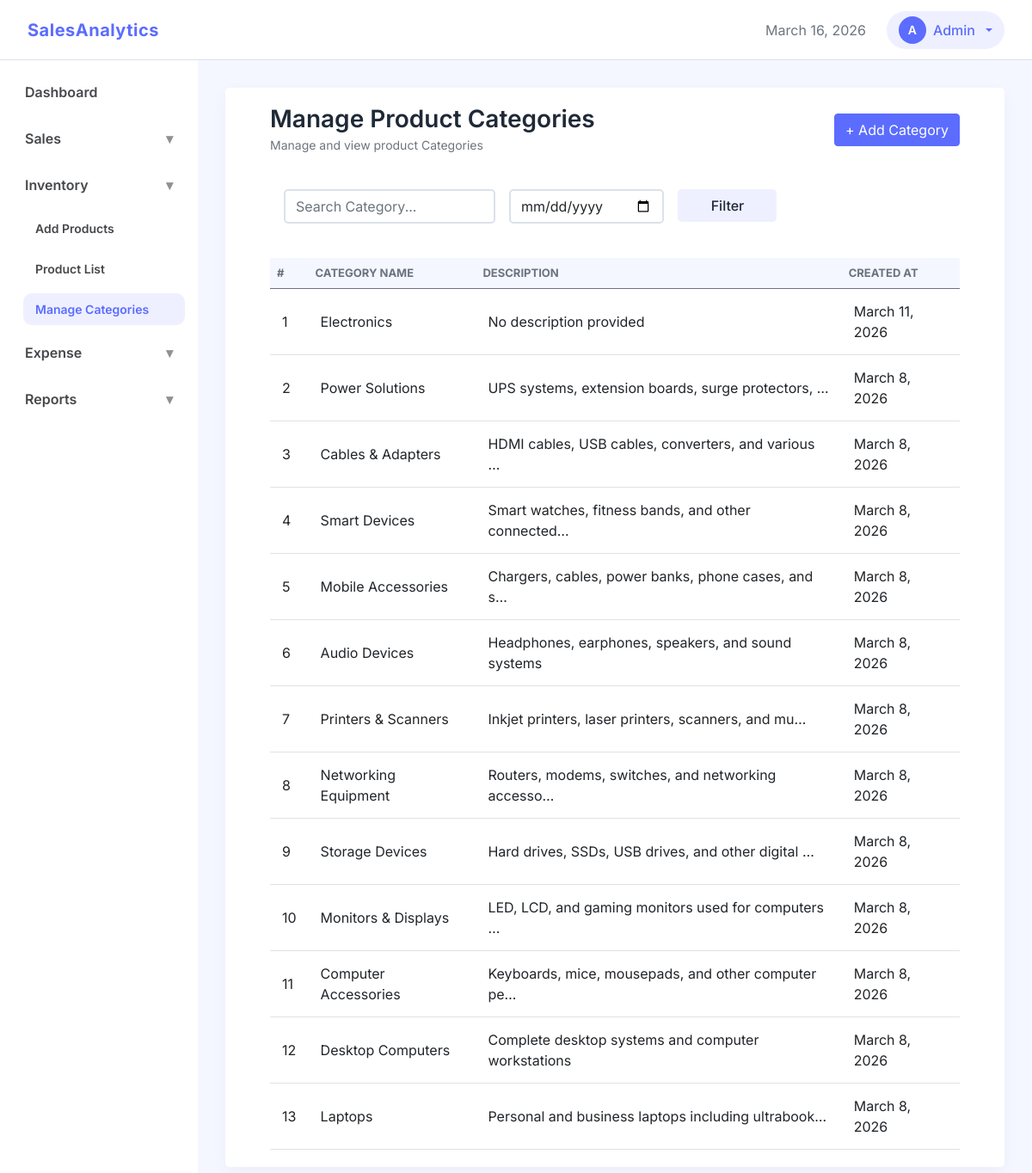
/inventory/categories/, run on the app's committed database.
### inventory/models.py (models this page shows, shortened)
class ProductCategory(models.Model):
    name = models.CharField(max_length=100, unique=True)
    description = models.TextField(blank=True)
    created_at = models.DateTimeField(auto_now_add=True)
    updated_at = models.DateTimeField(auto_now=True)

### inventory/views.py (the view)
# urls.py: path('categories/', views.ProductCategoryView.as_view(), name='product_categories'),
class ProductCategoryView(CreateView):
    model = ProductCategory
    form_class = ProductCategoryForm
    template_name = 'inventory/product_categories.html'
    success_url = reverse_lazy('product_categories')
    def get_context_data(self, **kwargs):
        context = super().get_context_data(**kwargs)
        context["categories"] = ProductCategory.objects.all().order_by('-created_at')
        return context

### inventory/forms.py
class ProductCategoryForm(forms.ModelForm):
    class Meta:
        model = ProductCategory
        fields = ['name', 'description']
        widgets = {
            'name': forms.TextInput(attrs={'class': 'form-control', 'placeholder': 'Enter category name'}),
            'description': forms.Textarea(attrs={'class': 'form-control', 'placeholder': 'Optional Description', 'rows': 3})
        }

### dashboard/templatetags/navigation_tags.py (called while the page is built)
@register.simple_tag(takes_context=True)
def active(context, *url_names):
    request = context['request']
    current_url = request.resolver_match.url_name
    if current_url in url_names:
        return 'active'
    return ''

@register.simple_tag(takes_context=True)
def show_menu(context, *url_names):
    request = context['request']
    current_url = request.resolver_match.url_name
    if current_url in url_names:
        return 'show'
    return ''

### templates/inventory/product_categories.html (shortened to what this page needs)
{% extends "base.html" %}
{% load static %}
{% block css_files%}
    <link rel="stylesheet" href="{% static 'css/apps/list.css' %}">
{% endblock %}
{% block content %}
<div class="container-fluid">
    <div class="d-flex justify-content-between align-items-center mb-4">
        <div>
            <h3 class="section-title mb-0">Manage Product Categories</h3>
            <small class="text-muted">Manage and view product Categories</small>
        </div>
        <div>
            <button class="btn btn-primary" data-bs-toggle="modal" data-bs-target="#addCategoryModal">
                + Add Category
            </button>
        </div>
    </div>
    <div class=" mb-4 p-3">
        <div class="row g-3">
            <div class="col-md-4">
                <input type="text"
                       class="form-control"
                       placeholder="Search Category...">
            </div>
            <div class="col-md-3">
                <input type="date" class="form-control">
            </div>
            <div class="col-md-2">
                <button class="btn btn-soft w-100">
                    Filter
                </button>
            </div>
        </div>
    </div>
    <div class="">
        <div class="table-responsive">
            <table class="table table-hover align-middle data-table mb-0">
                <thead>
                    <tr>
                        <th>#</th>
                        <th>Category Name</th>
                        <th>Description</th>
                        <th>Created At</th>
                    </tr>
                </thead>
                <tbody>
                    {% for category in categories %}
                    <tr>
                        <td>{{ forloop.counter }}</td>
                        <td>
                            {{ category.name }}
                        </td>
                        <td>
                            {% if category.description %}
                                {{ category.description|truncatechars:50 }}
                            {% else %}
                                No description provided
                            {% endif%}
                        </td>
                        <td>
                            {{ category.created_at|date }}
                        </td>
                    </tr>
                    {% empty %}
                    <tr>
                        <td colspan="7" class="text-center py-4 text-muted">
                            No category recorded
                        </td>
                    </tr>
                    {% endfor %}
                </tbody>
            </table>
        </div>
    </div>
</div>
{% endblock %}

### static/css/base.css (style rules this page uses)
:root { --clr-primary: #5b6cff; --clr-primary-medium: #dbdffc; --clr-primary-soft: #eef0ff; --clr-accent: #00c2ff; --clr-bg-main: #ffffff; --clr-bg-content: #f4f7ff; --clr-bg-btn-secondary: #eaeaea; --clr-bg-components: #f5f7fa; --clr-text-main: #1f2937; --clr-text-medium: #46484b; --clr-text-muted: #6b7280; --clr-text-placeholder: #c4c7cc; --clr-border: #dce1ea; --clr-border-light: #e4e7ec; --shadow-soft: 0 6px 20px rgba(17, 24, 39, 0.04); --radius: 5px; --nav-height: 70px; }
* { box-sizing: border-box; }
body { margin: 0; padding: 0; font-family: "Inter", sans-serif; color: var(--clr-text-main); background: var(--clr-bg-main); -webkit-font-smoothing: antialiased; }
h1, h2, h3, h4, h5 { font-weight: 600; margin-bottom: 0.5rem; }
.text-muted { color: var(--clr-text-muted); }

### static/css/components.css (style rules this page uses)
.form-control, .form-select { border-radius: var(--radius); border: 2px solid var(--clr-border); }
.btn-primary { background: var(--clr-primary); border-color: var(--clr-primary); }
.btn-soft { border-radius: var(--radius); background-color: var(--clr-primary-soft); color: var(--clr-text-main); font-weight: 500; }

### static/css/apps/list.css (style rules this page uses)
.data-table thead { background: var(--clr-bg-content); }
.data-table th { font-size: 13px; text-transform: uppercase; color: var(--clr-text-muted); }
.data-table td { padding: 14px; }

### data on the page
ProductCategory: name "Electronics", description "No description provided", created_at "March 11, 2026"
ProductCategory: name "Power Solutions", description "UPS systems, extension boards, surge protectors, …", created_at "March 8, 2026"
ProductCategory: name "Cables & Adapters", description "HDMI cables, USB cables, converters, and various …", created_at "March 8, 2026"
ProductCategory: name "Smart Devices", description "Smart watches, fitness bands, and other connected…", created_at "March 8, 2026"
ProductCategory: name "Mobile Accessories", description "Chargers, cables, power banks, phone cases, and s…", created_at "March 8, 2026"
ProductCategory: name "Audio Devices", description "Headphones, earphones, speakers, and sound systems", created_at "March 8, 2026"
ProductCategory: name "Printers & Scanners", description "Inkjet printers, laser printers, scanners, and mu…", created_at "March 8, 2026"
ProductCategory: name "Networking Equipment", description "Routers, modems, switches, and networking accesso…", created_at "March 8, 2026"
ProductCategory: name "Storage Devices", description "Hard drives, SSDs, USB drives, and other digital …", created_at "March 8, 2026"
ProductCategory: name "Monitors & Displays", description "LED, LCD, and gaming monitors used for computers …", created_at "March 8, 2026"
ProductCategory: name "Computer Accessories", description "Keyboards, mice, mousepads, and other computer pe…", created_at "March 8, 2026"
ProductCategory: name "Desktop Computers", description "Complete desktop systems and computer workstations", created_at "March 8, 2026"
ProductCategory: name "Laptops", description "Personal and business laptops including ultrabook…", created_at "March 8, 2026"
